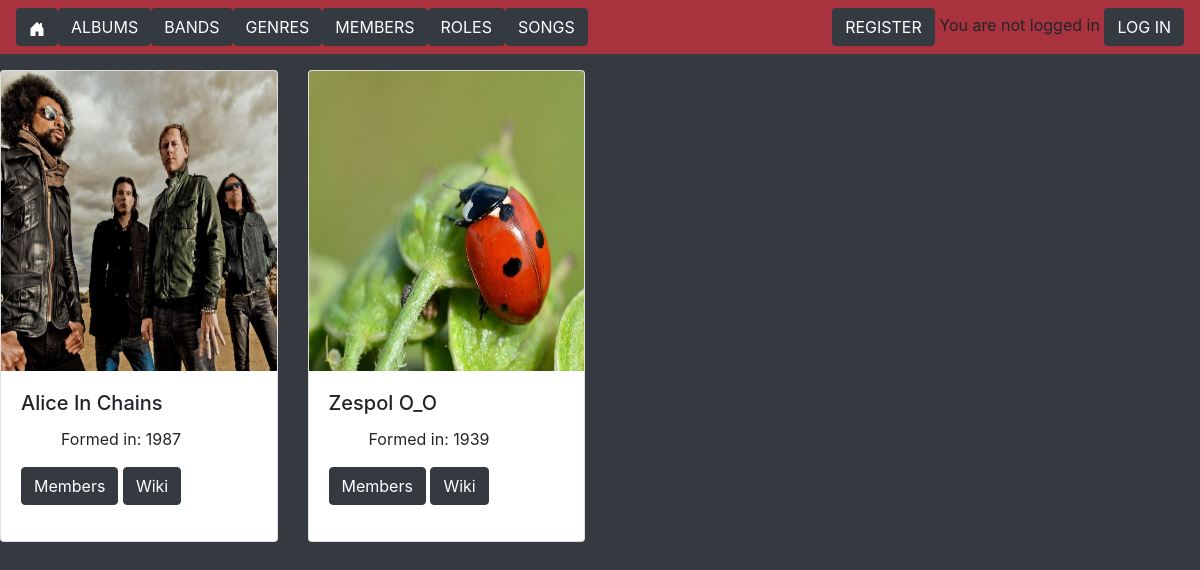
Screenshot of /artists/ with the database file from the repository.
### zotify/models.py (models this page shows, shortened)
class Artist(models.Model):
    name = models.CharField(max_length=50)
    cover = models.FileField(null=True, blank=True)
    formed_in = models.CharField(max_length=50, null=True, blank=True)
    wiki = models.CharField(max_length=200, null=True, blank=True)

### zotify/views.py (the view)
# urls.py: path('artists/', views.artists, name='artists'),
def artists(request):
    artist_list = Artist.objects.all()
    return render(request, 'zotify/artists.html', {'artist_list': artist_list})

### zotify/templates/zotify/artists.html (shortened to what this page needs)
{% extends "zotify/main.html" %}
{% block content %}
<div class="row">
    {% for i in artist_list %}
    <div class="col-lg-3 col-md-6 py-3">
        <div class="card mb-3" style="max-width: 300px;">
            <img class="card-img-top" src="{{i.cover.url}}" style="height: 300px;">
            <div class="card-body">
                <h5 class="card-title">{{i.name}}</h5>
                <ul style="list-style-type:none">
                    <li>Formed in: {{i.formed_in}}</li>
                </ul>
                <p><a href="/artist_details/{{i.id}}/" class="btn btn-dark">Members</a>
                <a href="{{i.wiki}}" target="_blank" class="btn btn-dark">Wiki</a></p>
            </div>
        </div>
    </div>
    {% endfor %}
</div>
{% endblock content %}

### zotify/static/zotify/main.css (style rules this page uses)
.bg-color { background: rgb(52, 58, 64) !important; }

### rows the page displays
Artist: cover (picture), name "Alice In Chains", formed_in "1987"
Artist: cover (picture), name "Zespol O_O", formed_in "1939"
